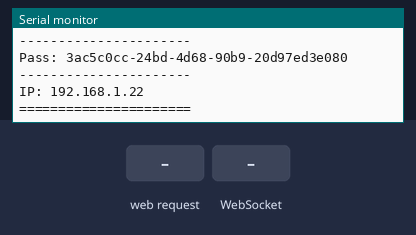
Recording of a sketch running on a simulated ESP32. Shown: the last lines printed to the serial monitor. The inputs (shaded band) are chosen by the test bench.

Above: at 3.2 s.
3.3 s: HTTP request GET /get received
At 4.3 s:
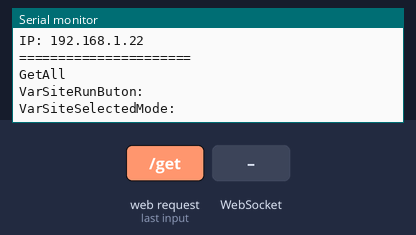
4.8 s: WebSocket text "1" received
At 5.5 s:
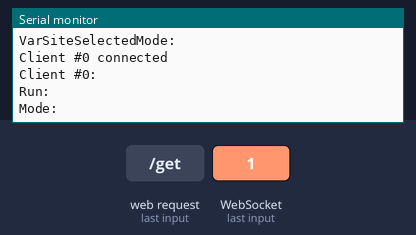

Measured:
- after the input at 3.3 s, the serial monitor: prints a new line at once (image 1)
- after the input at 4.8 s, the serial monitor: prints a new line at once (image 2)

The sketch:

SWSRCPServer.ino
```cpp
//...///////////////////
//..//    Imports    //
//.///////////////////
#include <WiFi.h>
#include <WebServer.h>
#include <WebSocketsServer.h>
#include <ArduinoJson.h>

//...//////////////////////
//..//    APSettings    //
//.//////////////////////
const char* ssid = "SWSRCP#01";	/*sumec's ap ssid*/
const char* password = "3ac5c0cc-24bd-4d68-90b9-20d97ed3e080";	/*sumec's ap pass*/
IPAddress local_IP(192,168,1,22);

const String webpage = "<!DOCTYPE html><html><head><title>SumecWSRCP</title><meta http-equiv=\"content-type\" content=\"text/html; charset=UTF-8\" /><style>table, th, td {border:1px solid;Width:20%;text-align:left;border-collapse: collapse;padding-left:5px;}</style></head><body style=\"font-family:Consolas; background:#890069; color:#00FFA5;\"><div style=\"margin-left:10%;\"><table style=\"width:80%;  border:2px solid;\"><tr><th style=\"padding-left:0px; width:50%;\"><select name=\"Mode\" id=\"Element_Select_Mode\" style=\"width:100%;\"><option value=\"0\">Stop</option><option value=\"1\">Mode1</option><option value=\"2\">Mode2</option><option value=\"3\">Mode3</option></select></th><th><span id=\"Element_Mode\" style=\"white-space: nowrap\">[No Scripts]</span></th><th style=\"padding-left:10px; padding-right:10px;\"><input type=\"button\" id=\"Element_Button_Run\" value=\"Run\" style=\"width:100%;\"></th></tr></table><table style=\"width:80%;  border:2px solid;\"><tr><th colspan=\"3\">Sensors</th></tr><tr><th rowspan=\"3\">Tf-Luna</th><th>Left</th><th><span id=\"Element_TfL_Left\">[No Scripts]</span> cm</th></tr><tr><th>Mid</th><th><span id=\"Element_TfL_Mid\">[No Scripts]</span> cm</th></tr><tr><th>Right</th><th><span id=\"Element_TfL_Right\">[No Scripts]</span> cm</th></tr><tr><th rowspan=\"2\">Sharp<br>GP2Y0D810Z0F</th><th>Left</th><th><span id=\"Element_Sharp_Left\">[No Scripts]</span></th></tr><tr><th>Right</th><th><span id=\"Element_Sharp_Right\">[No Scripts]</span></th></tr><tr><th rowspan=\"3\">QRE1113</th><th>Left</th><th><span id=\"Element_QRE_Left\">[No Scripts]</span></th></tr><tr><th>Rear</th><th><span id=\"Element_QRE_Rear\">[No Scripts]</span></th></tr><tr><th>Right</th><th><span id=\"Element_QRE_Right\">[No Scripts]</span></th></tr><tr><th>IR<br>TSOP382xx</th><th>0x<span id=\"Element_IRHex\">[No Scripts]</span></th><th>0b<span id=\"Element_IRBin\">[No Scripts]</span></th></tr></table><span id=\"Element_Text\" style=\"color:#0F00BC;\">sorry for the colours i see them fine :3 -Nat; also, scripts missing</span></div></body><script>window.onload = document.getElementById('Element_Text').innerHTML = ((Math.round(Math.random())*10%9)?\"sorry for the colours i see them fine :3 -Nat\":\"\");window.onload = document.getElementById('Element_Mode').innerHTML = (Math.round(Math.random())?(Math.round(Math.random())?\"stopped? >~<\":\"stopped? QwQ\"):(Math.round(Math.random())?\"stopped? TwT\":\"stopped? ;w;\"));window.onload = document.getElementById('Element_TfL_Left').innerHTML = (Math.round(Math.random())?(Math.round(Math.random())?\"n/a >~<\":\"n/a QwQ\"):(Math.round(Math.random())?\"n/a TwT\":\"n/a ;w;\"));window.onload = document.getElementById('Element_TfL_Mid').innerHTML = (Math.round(Math.random())?(Math.round(Math.random())?\"n/a >~<\":\"n/a QwQ\"):(Math.round(Math.random())?\"n/a TwT\":\"n/a ;w;\"));window.onload = document.getElementById('Element_TfL_Right').innerHTML = (Math.round(Math.random())?(Math.round(Math.random())?\"n/a >~<\":\"n/a QwQ\"):(Math.round(Math.random())?\"n/a TwT\":\"n/a ;w;\"));window.onload = document.getElementById('Element_Sharp_Left').innerHTML = (Math.round(Math.random())?(Math.round(Math.random())?\"n/a >~<\":\"n/a QwQ\"):(Math.round(Math.random())?\"n/a TwT\":\"n/a ;w;\"));window.onload = document.getElementById('Element_Sharp_Right').innerHTML = (Math.round(Math.random())?(Math.round(Math.random())?\"n/a >~<\":\"n/a QwQ\"):(Math.round(Math.random())?\"n/a TwT\":\"n/a ;w;\"));window.onload = document.getElementById('Element_QRE_Left').innerHTML = (Math.round(Math.random())?(Math.round(Math.random())?\"n/a >~<\":\"n/a QwQ\"):(Math.round(Math.random())?\"n/a TwT\":\"n/a ;w;\"));window.onload = document.getElementById('Element_QRE_Rear').innerHTML = (Math.round(Math.random())?(Math.round(Math.random())?\"n/a >~<\":\"n/a QwQ\"):(Math.round(Math.random())?\"n/a TwT\":\"n/a ;w;\"));window.onload = document.getElementById('Element_QRE_Right').innerHTML = (Math.round(Math.random())?(Math.round(Math.random())?\"n/a >~<\":\"n/a QwQ\"):(Math.round(Math.random())?\"n/a TwT\":\"n/a ;w;\"));window.onload = document.getElementById('Element_IRHex').innerHTML = (Math.round(Math.random())?(Math.round(Math.random())?\"n/a >~<\":\"n/a QwQ\"):(Math.round(Math.random())?\"n/a TwT\":\"n/a ;w;\"));window.onload = document.getElementById('Element_IRBin').innerHTML = (Math.round(Math.random())?(Math.round(Math.random())?\"n/a >~<\":\"n/a QwQ\"):(Math.round(Math.random())?\"n/a TwT\":\"n/a ;w;\"));var Socket;document.getElementById('Element_Button_Run').addEventListener(\"click\", RunButtonFunc);function RunButtonFunc() {var SendObj ={Button_Run:	document.getElementById('Element_Button_Run').value,Select_Mode: document.getElementById('Element_Select_Mode').value};Socket.send(JSON.stringify(SendObj));}function init() {Socket = new WebSocket('ws:\//' + window.location.hostname + ':81/');Socket.onmessage = function(event) {processCommand(event);};}function zeroPad(num, places) {var zero = places - num.toString().length + 1;return Array(+(zero > 0 && zero)).join(\"0\") + num;}function processCommand(event) {var obj = JSON.parse(event.data);document.getElementById('Element_Mode').innerHTML = ((obj.Mode == \"0\")?\"Stopped\":((obj.Mode == \"1\")?\"Mode1\":((obj.Mode == \"2\")?\"Mode2\":((obj.Mode == \"3\")?\"Mode3\":\"SomethingWentWrong>~<\"))));document.getElementById('Element_TfL_Left').innerHTML = (obj.TfL_Left);document.getElementById('Element_TfL_Mid').innerHTML = (obj.TfL_Mid);document.getElementById('Element_TfL_Right').innerHTML = (obj.TfL_Right);document.getElementById('Element_Sharp_Left').innerHTML = ((obj.Sharp_Left)?\"Blocked\":\"Clear\");document.getElementById('Element_Sharp_Right').innerHTML = ((obj.Sharp_Right)?\"Blocked\":\"Clear\");document.getElementById('Element_QRE_Left').innerHTML = ((obj.QRE_Left == \"1\")?\"Bright(Edge)\":\"Dim(Floor/Empty)\");document.getElementById('Element_QRE_Rear').innerHTML = ((obj.QRE_Rear == \"1\")?\"Bright(Edge)\":\"Dim(Floor/Empty)\");document.getElementById('Element_QRE_Right').innerHTML = ((obj.QRE_Right == \"1\")?\"Bright(Edge)\":\"Dim(Floor/Empty)\");document.getElementById('Element_IRHex').innerHTML = (zeroPad(parseInt(obj.IR).toString(16), 4));document.getElementById('Element_IRBin').innerHTML = (zeroPad(parseInt(obj.IR).toString(2), 16));}window.onload = function(event) {init();}</script></html>";

//.../////////////////////////
//..//    Other defines    //
//./////////////////////////


WebServer server(80);
WebSocketsServer webSocket = WebSocketsServer(81);

unsigned long TimeLast;

String VarSiteRunButon;
String VarSiteSelectedMode;

const char* VarMode;
const char* VarTfL_Left;
const char* VarTfL_Mid;
const char* VarTfL_Right;
const char* VarSharp_Left;
const char* VarSharp_Right;
const char* VarQRE_Left;
const char* VarQRE_Rear;
const char* VarQRE_Right;
const char* VarIR;

StaticJsonDocument<200> doc_site_tx;
StaticJsonDocument<200> doc_site_rx;
StaticJsonDocument<200> doc_server_tx;
StaticJsonDocument<400> doc_server_rx;

void SWSRCPWiFiConnect(String SetupAP_LocalIP, String SetupAP_Password, IPAddress SetupAP_IP) {	//Set up an AP WiFi
	IPAddress gateway(192,168,1,5);
	IPAddress subnet(255,255,255,0);

	Serial.print("Setting up AP. ");
	Serial.println(WiFi.softAPConfig(SetupAP_IP, gateway, subnet)?"Passed":"Failed");

	Serial.print("Starting the AP. ");
	Serial.println(WiFi.softAP(SetupAP_LocalIP, SetupAP_Password)?"Passed":"Failed");

	Serial.println("======================");
	Serial.print("SSID: ");
	Serial.println(SetupAP_LocalIP);
	Serial.println("----------------------");
	Serial.print("Pass: ");
	Serial.println(SetupAP_Password);
	Serial.println("----------------------");
	Serial.print("IP: ");
	Serial.println(WiFi.softAPIP());
	Serial.println("======================");
}

void SWSRCPSetup() {	//Start the webserver
	server.on("/", []() {
		server.send(200, "text/html", webpage);
	});

	server.begin();
	webSocket.begin();
	webSocket.onEvent(webSocketEvent);
}

void setup_routing() {
	server.on("/get", getAll);
	server.on("/post", HTTP_POST, postAll);

	server.begin();
}

void getAll() {	//"all" get request response

	Serial.println("GetAll");

	String buffer = "";
	JsonObject obj = doc_server_tx.to<JsonObject>();

	Serial.println("VarSiteRunButon: " + String(VarSiteRunButon));
	Serial.println("VarSiteSelectedMode: " + String(VarSiteSelectedMode));

	obj["Button_Run"] = String(VarSiteRunButon);
	obj["Select_Mode"] = String(VarSiteSelectedMode);

	VarSiteRunButon = "";
	VarSiteSelectedMode = "";

	serializeJson(doc_server_tx, buffer);
	server.send(200, "application/json", buffer);
}

void postAll() {	//"all" post request response
	if (server.hasArg("plain") == false) {	//this is useless, but i'd rather keep it
	}
	String body = server.arg("plain");

	Serial.print("body: ");
	Serial.println(body);

	const char* payload;
	payload = body.c_str();

	Serial.print("payload: ");
	Serial.println(payload);

	DeserializationError error = deserializeJson(doc_server_rx, payload);
	if(error) {
		Serial.print("Desr error: ");
		Serial.println(error.c_str());

	}
	else {
		VarMode = doc_server_rx["Mode"];
		VarTfL_Left = doc_server_rx["TfL_Left"];
		VarTfL_Mid = doc_server_rx["TfL_Mid"];
		VarTfL_Right = doc_server_rx["TfL_Right"];
		VarSharp_Left = doc_server_rx["Sharp_Left"];
		VarSharp_Right = doc_server_rx["Sharp_Right"];
		VarQRE_Left = doc_server_rx["QRE_Left"];
		VarQRE_Rear = doc_server_rx["QRE_Rear"];
		VarQRE_Right = doc_server_rx["QRE_Right"];
		VarIR = doc_server_rx["IR"];

		Serial.println("recieved: ");
		Serial.println(VarMode);
		Serial.println(VarTfL_Left);
		Serial.println(VarTfL_Mid);
		Serial.println(VarTfL_Right);
		Serial.println(VarSharp_Left);
		Serial.println(VarSharp_Right);
		Serial.println(VarQRE_Left);
		Serial.println(VarQRE_Rear);
		Serial.println(VarQRE_Right);
		Serial.println(VarIR);
		Serial.println("rec end");
	}

	server.send(200, "application/json", body);
}

void webSocketEvent(byte ClientNum, WStype_t type, uint8_t* payload, size_t length) {
	switch(type) {
		case WStype_DISCONNECTED:
			Serial.println("Client #" + String(ClientNum) + " disconnected");
			break;

		case WStype_CONNECTED:
			Serial.println("Client #" + String(ClientNum) + " connected");
			break;

		case WStype_TEXT:
			DeserializationError error = deserializeJson(doc_site_rx, payload);
			if(error) {
				Serial.println("Desr error");
				return;
			}
			else {
				const char* SiteRunButon = doc_site_rx["Button_Run"];
				const char* SiteSelectedMode = doc_site_rx["Select_Mode"];

					VarSiteRunButon = SiteRunButon;
					VarSiteSelectedMode = SiteSelectedMode;

				Serial.println("Client #" + String(ClientNum) + ": ");
				Serial.println("Run: " + String(SiteRunButon));
				Serial.println("Mode: " + String(SiteSelectedMode));
			}
			break;
	}
}

void setup() {
	Serial.begin(115200);
	delay(2000);
	Serial.println("START");

	SWSRCPWiFiConnect(ssid, password, local_IP);

	SWSRCPSetup();
	setup_routing();
}

void loop() {
	server.handleClient();
	webSocket.loop();

	if(TimeLast+200<=millis()) {
		String jsonString = "";
		JsonObject object = doc_site_tx.to<JsonObject>();

		object["Mode"] = VarMode;
		object["TfL_Left"] = VarTfL_Left;
		object["TfL_Mid"] = VarTfL_Mid;
		object["TfL_Right"] = VarTfL_Right;
		object["Sharp_Left"] = VarSharp_Left;
		object["Sharp_Right"] = VarSharp_Right;
		object["QRE_Left"] = VarQRE_Left;
		object["QRE_Rear"] = VarQRE_Rear;
		object["QRE_Right"] = VarQRE_Right;
		object["IR"] = VarIR;

		serializeJson(doc_site_tx, jsonString);

		webSocket.broadcastTXT(jsonString);
		TimeLast = millis();
	}
}
```
